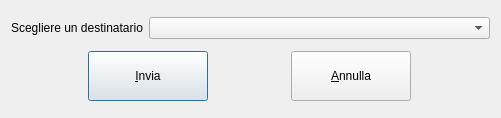
<?xml version="1.0" encoding="UTF-8"?>
<ui version="4.0">
 <class>PickReceiver</class>
 <widget class="QDialog" name="PickReceiver">
  <property name="windowModality">
   <enum>Qt::WindowModal</enum>
  </property>
  <property name="geometry">
   <rect>
    <x>0</x>
    <y>0</y>
    <width>501</width>
    <height>118</height>
   </rect>
  </property>
  <property name="windowTitle">
   <string>Scelta Destinatario</string>
  </property>
  <layout class="QVBoxLayout" name="verticalLayout">
   <item>
    <layout class="QHBoxLayout" name="horizontalLayout">
     <item>
      <widget class="QLabel" name="label">
       <property name="sizePolicy">
        <sizepolicy hsizetype="Preferred" vsizetype="Fixed">
         <horstretch>0</horstretch>
         <verstretch>0</verstretch>
        </sizepolicy>
       </property>
       <property name="text">
        <string>Scegliere un destinatario</string>
       </property>
      </widget>
     </item>
     <item>
      <widget class="QComboBox" name="comboBox_Receiver">
       <property name="sizePolicy">
        <sizepolicy hsizetype="MinimumExpanding" vsizetype="Fixed">
         <horstretch>0</horstretch>
         <verstretch>0</verstretch>
        </sizepolicy>
       </property>
      </widget>
     </item>
    </layout>
   </item>
   <item>
    <layout class="QHBoxLayout" name="horizontalLayout_2">
     <item>
      <widget class="QPushButton" name="pushButton_OK">
       <property name="minimumSize">
        <size>
         <width>0</width>
         <height>20</height>
        </size>
       </property>
       <property name="maximumSize">
        <size>
         <width>120</width>
         <height>50</height>
        </size>
       </property>
       <property name="text">
        <string>&amp;Invia</string>
       </property>
       <property name="icon">
        <iconset resource="resources.qrc">
         <normaloff>:/res/check_mark.png</normaloff>:/res/check_mark.png</iconset>
       </property>
      </widget>
     </item>
     <item>
      <widget class="QPushButton" name="pushButton_Cancel">
       <property name="minimumSize">
        <size>
         <width>0</width>
         <height>20</height>
        </size>
       </property>
       <property name="maximumSize">
        <size>
         <width>120</width>
         <height>50</height>
        </size>
       </property>
       <property name="text">
        <string>&amp;Annulla</string>
       </property>
       <property name="icon">
        <iconset resource="resources.qrc">
         <normaloff>:/res/cancel_mark.png</normaloff>:/res/cancel_mark.png</iconset>
       </property>
      </widget>
     </item>
    </layout>
   </item>
  </layout>
 </widget>
 <resources>
  <include location="resources.qrc"/>
 </resources>
 <connections/>
</ui>
